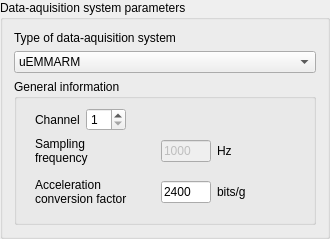
             <widget class="QGroupBox" name="groupBox">
              <property name="minimumSize">
               <size>
                <width>330</width>
                <height>239</height>
               </size>
              </property>
              <property name="title">
               <string>Data-aquisition system parameters</string>
              </property>
              <layout class="QVBoxLayout" name="verticalLayout_35">
               <item>
                <widget class="QLabel" name="label_typeDataAcquisitionSystem">
                 <property name="sizePolicy">
                  <sizepolicy hsizetype="Preferred" vsizetype="Fixed">
                   <horstretch>0</horstretch>
                   <verstretch>1</verstretch>
                  </sizepolicy>
                 </property>
                 <property name="text">
                  <string>Type of data-aquisition system</string>
                 </property>
                </widget>
               </item>
               <item>
                <widget class="QComboBox" name="comboBox_typeOfSystem">
                 <property name="sizePolicy">
                  <sizepolicy hsizetype="Preferred" vsizetype="Fixed">
                   <horstretch>0</horstretch>
                   <verstretch>1</verstretch>
                  </sizepolicy>
                 </property>
                 <item>
                  <property name="text">
                   <string>uEMMARM</string>
                  </property>
                 </item>
                 <item>
                  <property name="text">
                   <string>National</string>
                  </property>
                 </item>
                 <item>
                  <property name="text">
                   <string>RaspberryPi</string>
                  </property>
                 </item>
                 <item>
                  <property name="text">
                   <string>old_uEMMARM</string>
                  </property>
                 </item>
                </widget>
               </item>
               <item>
                <widget class="QGroupBox" name="groupBox_generalInfo">
                 <property name="sizePolicy">
                  <sizepolicy hsizetype="Preferred" vsizetype="Preferred">
                   <horstretch>0</horstretch>
                   <verstretch>0</verstretch>
                  </sizepolicy>
                 </property>
                 <property name="minimumSize">
                  <size>
                   <width>0</width>
                   <height>0</height>
                  </size>
                 </property>
                 <property name="title">
                  <string>General information</string>
                 </property>
                 <layout class="QVBoxLayout" name="verticalLayout_14">
                  <property name="spacing">
                   <number>6</number>
                  </property>
                  <property name="topMargin">
                   <number>9</number>
                  </property>
                  <property name="rightMargin">
                   <number>0</number>
                  </property>
                  <property name="bottomMargin">
                   <number>9</number>
                  </property>
                  <item alignment="Qt::AlignTop">
                   <widget class="QWidget" name="widget_channelSelection" native="true">
                    <property name="sizePolicy">
                     <sizepolicy hsizetype="Fixed" vsizetype="Fixed">
                      <horstretch>0</horstretch>
                      <verstretch>0</verstretch>
                     </sizepolicy>
                    </property>
                    <layout class="QHBoxLayout" name="horizontalLayout_15">
                     <property name="topMargin">
                      <number>0</number>
                     </property>
                     <property name="bottomMargin">
                      <number>0</number>
                     </property>
                     <item>
                      <widget class="QLabel" name="label_channelSelection">
                       <property name="sizePolicy">
                        <sizepolicy hsizetype="Fixed" vsizetype="Preferred">
                         <horstretch>0</horstretch>
                         <verstretch>0</verstretch>
                        </sizepolicy>
                       </property>
                       <property name="minimumSize">
                        <size>
                         <width>10</width>
                         <height>0</height>
                        </size>
                       </property>
                       <property name="text">
                        <string>Channel</string>
                       </property>
                      </widget>
                     </item>
                     <item alignment="Qt::AlignLeft|Qt::AlignVCenter">
                      <widget class="QSpinBox" name="spinBox_channelSelection">
                       <property name="minimumSize">
                        <size>
                         <width>40</width>
                         <height>0</height>
                        </size>
                       </property>
                       <property name="minimum">
                        <number>1</number>
                       </property>
                       <property name="maximum">
                        <number>4</number>
                       </property>
                      </widget>
                     </item>
                    </layout>
                   </widget>
                  </item>
                  <item alignment="Qt::AlignLeft|Qt::AlignTop">
                   <widget class="QWidget" name="widget_samplingFrequency" native="true">
                    <property name="sizePolicy">
                     <sizepolicy hsizetype="Fixed" vsizetype="MinimumExpanding">
                      <horstretch>0</horstretch>
                      <verstretch>0</verstretch>
                     </sizepolicy>
                    </property>
                    <layout class="QHBoxLayout" name="horizontalLayout_17">
                     <property name="topMargin">
                      <number>0</number>
                     </property>
                     <property name="bottomMargin">
                      <number>0</number>
                     </property>
                     <item>
                      <widget class="QLabel" name="label_samplingFrequency">
                       <property name="sizePolicy">
                        <sizepolicy hsizetype="Fixed" vsizetype="MinimumExpanding">
                         <horstretch>0</horstretch>
                         <verstretch>0</verstretch>
                        </sizepolicy>
                       </property>
                       <property name="minimumSize">
                        <size>
                         <width>120</width>
                         <height>0</height>
                        </size>
                       </property>
                       <property name="text">
                        <string>Sampling
frequency</string>
                       </property>
                       <property name="alignment">
                        <set>Qt::AlignLeading|Qt::AlignLeft|Qt::AlignVCenter</set>
                       </property>
                      </widget>
                     </item>
                     <item alignment="Qt::AlignLeft">
                      <widget class="QLineEdit" name="lineEdit_samplingFrequency">
                       <property name="enabled">
                        <bool>false</bool>
                       </property>
                       <property name="sizePolicy">
                        <sizepolicy hsizetype="Fixed" vsizetype="Fixed">
                         <horstretch>0</horstretch>
                         <verstretch>0</verstretch>
                        </sizepolicy>
                       </property>
                       <property name="minimumSize">
                        <size>
                         <width>30</width>
                         <height>0</height>
                        </size>
                       </property>
                       <property name="maximumSize">
                        <size>
                         <width>50</width>
                         <height>16777215</height>
                        </size>
                       </property>
                       <property name="inputMask">
                        <string/>
                       </property>
                       <property name="text">
                        <string>1000</string>
                       </property>
                       <property name="maxLength">
                        <number>32767</number>
                       </property>
                      </widget>
                     </item>
                     <item alignment="Qt::AlignLeft">
                      <widget class="QLabel" name="label_samplingFrequencyUnits">
                       <property name="sizePolicy">
                        <sizepolicy hsizetype="Fixed" vsizetype="Preferred">
                         <horstretch>0</horstretch>
                         <verstretch>0</verstretch>
                        </sizepolicy>
                       </property>
                       <property name="minimumSize">
                        <size>
                         <width>20</width>
                         <height>0</height>
                        </size>
                       </property>
                       <property name="text">
                        <string>Hz</string>
                       </property>
                      </widget>
                     </item>
                    </layout>
                   </widget>
                  </item>
                  <item>
                   <widget class="QWidget" name="widget_accelConvFactor" native="true">
                    <property name="sizePolicy">
                     <sizepolicy hsizetype="Fixed" vsizetype="MinimumExpanding">
                      <horstretch>0</horstretch>
                      <verstretch>0</verstretch>
                     </sizepolicy>
                    </property>
                    <property name="minimumSize">
                     <size>
                      <width>100</width>
                      <height>0</height>
                     </size>
                    </property>
                    <layout class="QHBoxLayout" name="horizontalLayout_16">
                     <property name="topMargin">
                      <number>0</number>
                     </property>
                     <property name="bottomMargin">
                      <number>0</number>
                     </property>
                     <item>
                      <widget class="QLabel" name="label_accelConvFactor">
                       <property name="sizePolicy">
                        <sizepolicy hsizetype="Fixed" vsizetype="MinimumExpanding">
                         <horstretch>0</horstretch>
                         <verstretch>0</verstretch>
                        </sizepolicy>
                       </property>
                       <property name="minimumSize">
                        <size>
                         <width>120</width>
                         <height>0</height>
                        </size>
                       </property>
                       <property name="text">
                        <string>Acceleration
conversion factor</string>
                       </property>
                       <property name="alignment">
                        <set>Qt::AlignJustify|Qt::AlignVCenter</set>
                       </property>
                      </widget>
                     </item>
                     <item alignment="Qt::AlignLeft">
                      <widget class="QLineEdit" name="lineEdit_accelConvFactor">
                       <property name="enabled">
                        <bool>true</bool>
                       </property>
                       <property name="sizePolicy">
                        <sizepolicy hsizetype="Fixed" vsizetype="Fixed">
                         <horstretch>0</horstretch>
                         <verstretch>0</verstretch>
                        </sizepolicy>
                       </property>
                       <property name="minimumSize">
                        <size>
                         <width>30</width>
                         <height>0</height>
                        </size>
                       </property>
                       <property name="maximumSize">
                        <size>
                         <width>50</width>
                         <height>16777215</height>
                        </size>
                       </property>
                       <property name="toolTip">
                        <string>&lt;html&gt;&lt;head/&gt;&lt;body&gt;&lt;p&gt;This factor will multiple the values contained in the files being read. If the files are already in terms of equivalent gravity (g), then a value equal to 1 should be inserted&lt;/p&gt;&lt;/body&gt;&lt;/html&gt;</string>
                       </property>
                       <property name="text">
                        <string>2400</string>
                       </property>
                       <property name="maxLength">
                        <number>8</number>
                       </property>
                      </widget>
                     </item>
                     <item alignment="Qt::AlignLeft">
                      <widget class="QLabel" name="label_accelConvFactorUnits">
                       <property name="sizePolicy">
                        <sizepolicy hsizetype="Fixed" vsizetype="Fixed">
                         <horstretch>0</horstretch>
                         <verstretch>0</verstretch>
                        </sizepolicy>
                       </property>
                       <property name="minimumSize">
                        <size>
                         <width>20</width>
                         <height>0</height>
                        </size>
                       </property>
                       <property name="text">
                        <string>bits/g</string>
                       </property>
                      </widget>
                     </item>
                    </layout>
                   </widget>
                  </item>
                 </layout>
                </widget>
               </item>
              </layout>
             </widget>
